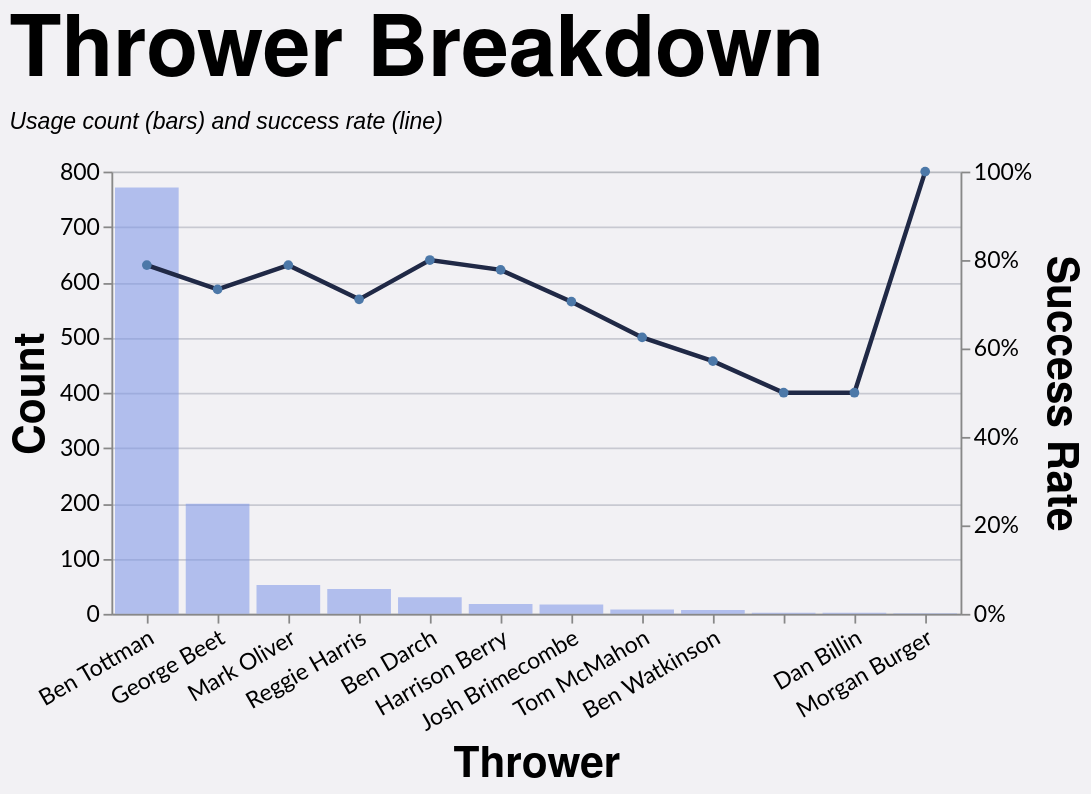

Specify this chart in Vega-Lite:
### Vega-Lite specification from a JSON file in a GitHub repository (floating-point values rounded to 4 significant figures; data arrays with more than 128 entries replaced by an {"elided": "..."} marker saying what was removed)
{"config": {"axis": {"labelFont": "Lato, sans-serif", "titleFont": "PT Sans Narrow, Helvetica Neue, Helvetica, Arial, sans-serif", "labelFontSize": 13, "titleFontSize": 24, "gridColor": "#202947", "gridOpacity": 0.2}, "header": {"labelFont": "PT Sans Narrow, Helvetica Neue, Helvetica, Arial, sans-serif", "titleFont": "PT Sans Narrow, Helvetica Neue, Helvetica, Arial, sans-serif", "labelFontSize": 24, "titleFontSize": 28, "labelFontWeight": "bold", "orient": "left"}, "legend": {"labelFont": "Lato, sans-serif", "titleFont": "PT Sans Narrow, Helvetica Neue, Helvetica, Arial, sans-serif", "labelFontSize": 14, "titleFontSize": 16, "titlePadding": 5, "fillColor": "white", "strokeColor": "black", "padding": 10, "titleFontWeight": "lighter", "titleFontStyle": "italic", "titleColor": "gray", "offset": 10}, "title": {"font": "PT Sans Narrow, Helvetica Neue, Helvetica, Arial, sans-serif", "fontSize": 48, "fontWeight": "bold", "anchor": "start", "align": "center", "titlePadding": 20, "subtitlePadding": 10, "subtitleFontSize": 13, "subtitleColor": "", "subtitleFontStyle": "italic", "offset": 15, "color": "black"}, "axisX": {"labelAngle": 0}, "facet": {"title": null, "header": null, "align": {"row": "each", "column": "each"}}, "resolve": {"scale": {"y": "independent", "facet": "independent"}}, "background": "#f2f1f4"}, "layer": [{"mark": {"type": "bar", "color": "#7d96e8", "opacity": 0.55}, "encoding": {"tooltip": [{"field": "thrower", "title": "Thrower", "type": "nominal"}, {"field": "won", "format": ",.0f", "title": "Won", "type": "quantitative"}, {"field": "attempts", "format": ",.0f", "title": "Attempts", "type": "quantitative"}, {"field": "success_rate", "format": ".1%", "title": "Success Rate", "type": "quantitative"}], "x": {"axis": {"labelAngle": -30}, "field": "thrower", "sort": "-y", "title": "Thrower", "type": "nominal"}, "y": {"axis": {"format": ",.0f", "orient": "left"}, "field": "attempts", "title": "Count", "type": "quantitative"}}, "transform": [{"filter": "(loSquad == 'All' || datum.squad == loSquad) && (loGameType == 'All' || (loGameType == 'League + Cup' && (datum.game_type == 'League' || datum.game_type == 'Cup')) || (loGameType == 'League only' && datum.game_type == 'League') || datum.game_type == loGameType) && (loOpposition == 'All' || datum.opposition == loOpposition) && (loThrower == 'All' || datum.thrower == loThrower) && (loJumper == 'All' || datum.jumper == loJumper) && (loArea == 'All' || datum.area == loArea) && (loNumbers == 'All' || datum.numbers == loNumbers) && (loCallType == 'All' || datum.call_type == loCallType)"}, {"filter": "(loSeason == 'All' || datum.season == loSeason)"}, {"aggregate": [{"op": "count", "as": "attempts"}, {"op": "sum", "field": "won", "as": "won"}], "groupby": ["thrower"]}, {"calculate": "datum.won / datum.attempts", "as": "success_rate"}]}, {"mark": {"type": "line", "color": "#202946", "point": true, "strokeWidth": 2.5}, "encoding": {"tooltip": [{"field": "thrower", "title": "Thrower", "type": "nominal"}, {"field": "won", "format": ",.0f", "title": "Won", "type": "quantitative"}, {"field": "attempts", "format": ",.0f", "title": "Attempts", "type": "quantitative"}, {"field": "success_rate", "format": ".1%", "title": "Success Rate", "type": "quantitative"}], "x": {"axis": {"labelAngle": -30}, "field": "thrower", "sort": "-y", "title": "Thrower", "type": "nominal"}, "y": {"axis": {"format": "%", "orient": "right"}, "field": "success_rate", "scale": {"domain": [0, 1]}, "title": "Success Rate", "type": "quantitative"}}, "transform": [{"filter": "(loSquad == 'All' || datum.squad == loSquad) && (loGameType == 'All' || (loGameType == 'League + Cup' && (datum.game_type == 'League' || datum.game_type == 'Cup')) || (loGameType == 'League only' && datum.game_type == 'League') || datum.game_type == loGameType) && (loOpposition == 'All' || datum.opposition == loOpposition) && (loThrower == 'All' || datum.thrower == loThrower) && (loJumper == 'All' || datum.jumper == loJumper) && (loArea == 'All' || datum.area == loArea) && (loNumbers == 'All' || datum.numbers == loNumbers) && (loCallType == 'All' || datum.call_type == loCallType)"}, {"filter": "(loSeason == 'All' || datum.season == loSeason)"}, {"aggregate": [{"op": "count", "as": "attempts"}, {"op": "sum", "field": "won", "as": "won"}], "groupby": ["thrower"]}, {"calculate": "datum.won / datum.attempts", "as": "success_rate"}]}], "data": {"name": "data-1b909dd81513f248a4611f686a65e28d"}, "height": 250, "params": [{"name": "loSquad", "value": "All"}, {"name": "loSeason", "value": "All"}, {"name": "loGameType", "value": "All"}, {"name": "loOpposition", "value": "All"}, {"name": "loThrower", "value": "All"}, {"name": "loJumper", "value": "All"}, {"name": "loArea", "value": "All"}, {"name": "loNumbers", "value": "All"}, {"name": "loCallType", "value": "All"}], "resolve": {"scale": {"y": "independent"}}, "title": {"text": "Thrower Breakdown", "subtitle": "Usage count (bars) and success rate (line)"}, "width": {"step": 40}, "$schema": "https://vega.github.io/schema/vega-lite/v5.20.1.json", "datasets": {"data-1b909dd81513f248a4611f686a65e28d": {"elided": "1152 records"}}}
